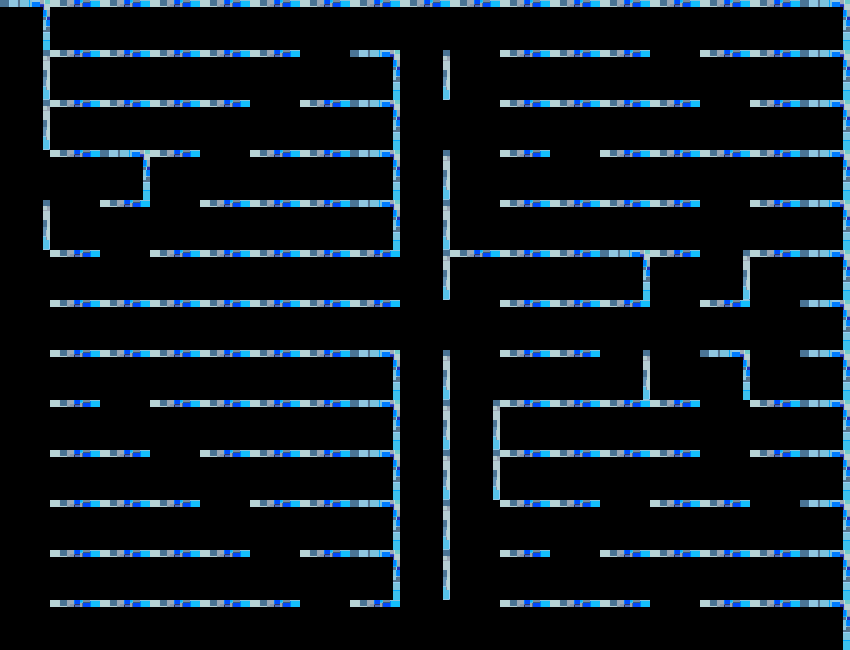

A 2D game scene composited from a Tiled map and its tileset images. What follows is a short description and the map's XML, with each tile layer's data collapsed to a summary:
An orthogonal 17x13 tile map with 50x50 px tiles, 1 tile layer (grid).

<map version="1.0" orientation="orthogonal" renderorder="right-down" width="17" height="13" tilewidth="50" tileheight="50">
 <tileset firstgid="1" name="walls" tilewidth="50" tileheight="50">
  <image source="walls.png" width="100" height="100" />
  <tile id="0">
   <properties>
    <property name="blr" value="" />
   </properties>
  </tile>
  <tile id="1">
   <properties>
    <property name="blt" value="" />
   </properties>
  </tile>
  <tile id="2">
   <properties>
    <property name="bltr" value="" />
   </properties>
  </tile>
  <tile id="3">
   <properties>
    <property name="bl" value="" />
   </properties>
  </tile>
 </tileset>
 <layer name="grid" width="17" height="13">
  <data>[221 cells, 221 non-empty, 4 distinct tile ids]</data>
 </layer>
</map>